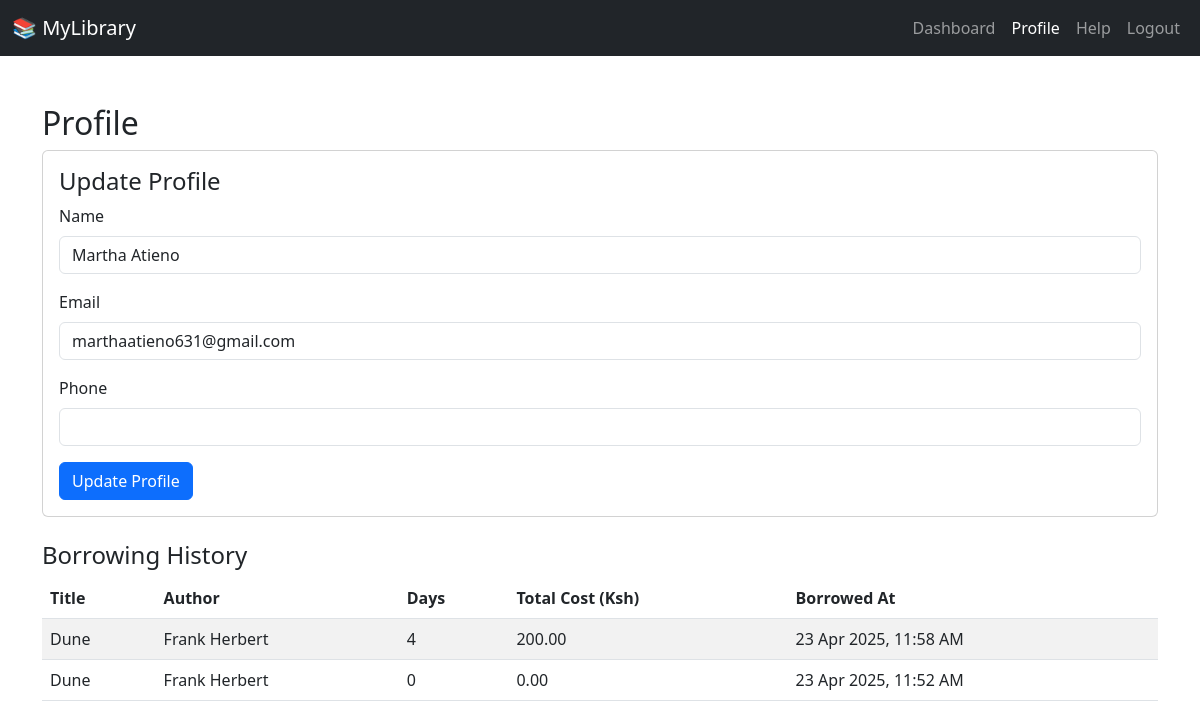
The app's page /profile.php (signed in) with its own data.
### tables this page shows
CREATE TABLE `users` (
  `id` int(11) NOT NULL,
  `name` varchar(100) NOT NULL,
  `email` varchar(100) NOT NULL,
  `password` varchar(255) NOT NULL,
  `role` enum('admin','librarian','member') DEFAULT 'member',
  `created_at` timestamp NOT NULL DEFAULT current_timestamp()
);

CREATE TABLE `borrowed_books` (
  `id` int(11) NOT NULL,
  `book_id` int(11) NOT NULL,
  `user_id` int(11) NOT NULL,
  `borrowed_at` timestamp NOT NULL DEFAULT current_timestamp(),
  `days` int(11) NOT NULL,
  `total_cost` decimal(10,2) NOT NULL
);

CREATE TABLE `books` (
  `id` int(11) NOT NULL,
  `title` varchar(255) NOT NULL,
  `author` varchar(255) NOT NULL,
  `category_id` int(11) NOT NULL,
  `isbn` varchar(50) NOT NULL,
  `quantity` int(11) NOT NULL,
  `created_at` timestamp NOT NULL DEFAULT current_timestamp(),
  `cover_photo` varchar(255) DEFAULT NULL
);

### profile.php (the view, shortened to what this page needs)
<?php
include 'db_connection.php';
$user_id = $_SESSION['user_id'];
$member_sql = "SELECT * FROM users WHERE id = $user_id";
$member_result = $conn->query($member_sql);
$member = $member_result->fetch_assoc();
$history_sql = "
    SELECT books.title, books.author, borrowed_books.days, borrowed_books.total_cost, borrowed_books.borrowed_at
    FROM borrowed_books
    INNER JOIN books ON borrowed_books.book_id = books.id
    WHERE borrowed_books.user_id = $user_id
    ORDER BY borrowed_books.borrowed_at DESC";
$history_result = $conn->query($history_sql);
?>
<!DOCTYPE html>
<html lang="en">
<head>
    <link href="https://cdn.jsdelivr.net/npm/bootstrap@5.3.0/dist/css/bootstrap.min.css" rel="stylesheet">
</head>
<body>
<nav class="navbar navbar-expand-lg navbar-dark bg-dark">
    <div class="container-fluid">
        <a class="navbar-brand" href="#">📚 MyLibrary</a>
        <div class="collapse navbar-collapse justify-content-end" id="navbarNav">
            <ul class="navbar-nav">
                <li class="nav-item"><a class="nav-link" href="member_dashboard.php">Dashboard</a></li>
                <li class="nav-item"><a class="nav-link active" href="profile.php">Profile</a></li>
                <li class="nav-item"><a class="nav-link" href="#">Help</a></li>
                <li class="nav-item"><a class="nav-link" href="logout.php">Logout</a></li>
            </ul>
        </div>
    </div>
</nav>
<div class="container mt-5">
    <h2>Profile</h2>
    <div class="card mb-4">
        <div class="card-body">
            <h4>Update Profile</h4>
            <form method="POST">
                <div class="mb-3">
                    <label for="name" class="form-label">Name</label>
                    <input type="text" name="name" id="name" class="form-control" value="<?= htmlspecialchars($member['name']); ?>" required>
                </div>
                <div class="mb-3">
                    <label for="email" class="form-label">Email</label>
                    <input type="email" name="email" id="email" class="form-control" value="<?= htmlspecialchars($member['email']); ?>" required>
                </div>
                <div class="mb-3">
                    <label for="phone" class="form-label">Phone</label>
                    <input type="text" name="phone" id="phone" class="form-control" value="<?= htmlspecialchars($member['phone']); ?>" required>
                </div>
                <button type="submit" class="btn btn-primary">Update Profile</button>
            </form>
        </div>
    </div>
    <h4>Borrowing History</h4>
    <?php if ($history_result->num_rows > 0): ?>
        <table class="table table-striped">
            <thead>
                <tr>
                    <th>Title</th>
                    <th>Author</th>
                    <th>Days</th>
                    <th>Total Cost (Ksh)</th>
                    <th>Borrowed At</th>
                </tr>
            </thead>
            <tbody>
                <?php while ($history = $history_result->fetch_assoc()): ?>
                    <tr>
                        <td><?= htmlspecialchars($history['title']); ?></td>
                        <td><?= htmlspecialchars($history['author']); ?></td>
                        <td><?= $history['days']; ?></td>
                        <td><?= $history['total_cost']; ?></td>
                        <td><?= date('d M Y, h:i A', strtotime($history['borrowed_at'])); ?></td>
                    </tr>
                <?php endwhile; ?>
            </tbody>
        </table>
    <?php else: ?>
        <p class="text-muted">You have not borrowed any books yet.</p>
    <?php endif; ?>
</div>
</body>
</html>

### records on screen
users: name "Martha Atieno", email "marthaatieno631@gmail.com"
borrowed_books: book.title "Dune", book.author "Frank Herbert", days "4", total_cost "200.00", borrowed_at "23 Apr 2025, 11:58 AM"
borrowed_books: book.title "Dune", book.author "Frank Herbert", days "0", total_cost "0.00", borrowed_at "23 Apr 2025, 11:52 AM"
